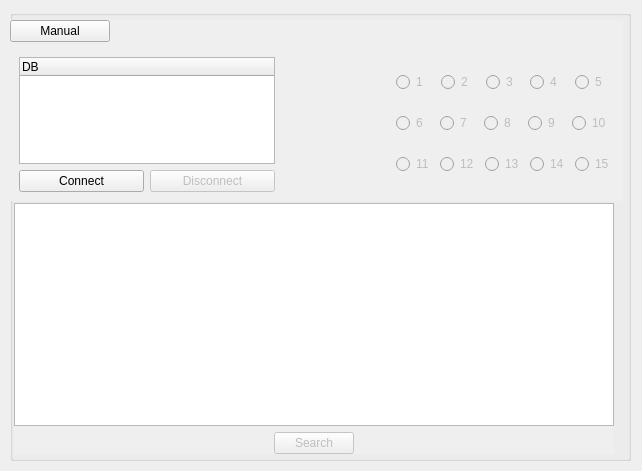
<?xml version="1.0" encoding="UTF-8"?>
<ui version="4.0">
 <class>MainWindow</class>
 <widget class="QMainWindow" name="MainWindow">
  <property name="geometry">
   <rect>
    <x>0</x>
    <y>0</y>
    <width>642</width>
    <height>471</height>
   </rect>
  </property>
  <property name="maximumSize">
   <size>
    <width>1000</width>
    <height>1000</height>
   </size>
  </property>
  <property name="sizeIncrement">
   <size>
    <width>500</width>
    <height>500</height>
   </size>
  </property>
  <property name="windowTitle">
   <string>MainWindow</string>
  </property>
  <property name="autoFillBackground">
   <bool>false</bool>
  </property>
  <widget class="QWidget" name="centralwidget">
   <property name="maximumSize">
    <size>
     <width>2000</width>
     <height>2000</height>
    </size>
   </property>
   <widget class="QGroupBox" name="groupBox">
    <property name="geometry">
     <rect>
      <x>10</x>
      <y>10</y>
      <width>621</width>
      <height>451</height>
     </rect>
    </property>
    <property name="autoFillBackground">
     <bool>true</bool>
    </property>
    <widget class="QWidget" name="widget_4" native="true">
     <property name="enabled">
      <bool>true</bool>
     </property>
     <property name="geometry">
      <rect>
       <x>0</x>
       <y>10</y>
       <width>613</width>
       <height>181</height>
      </rect>
     </property>
     <property name="minimumSize">
      <size>
       <width>500</width>
       <height>170</height>
      </size>
     </property>
     <property name="autoFillBackground">
      <bool>true</bool>
     </property>
     <layout class="QVBoxLayout" name="verticalLayout_5">
      <item>
       <widget class="QPushButton" name="Manual">
        <property name="maximumSize">
         <size>
          <width>100</width>
          <height>50</height>
         </size>
        </property>
        <property name="text">
         <string>Manual</string>
        </property>
       </widget>
      </item>
      <item>
       <widget class="QWidget" name="widget_2" native="true">
        <property name="autoFillBackground">
         <bool>true</bool>
        </property>
        <layout class="QHBoxLayout" name="horizontalLayout_2">
         <item>
          <layout class="QVBoxLayout" name="verticalLayout_3">
           <item>
            <widget class="QTreeWidget" name="DB_tree">
             <property name="autoFillBackground">
              <bool>true</bool>
             </property>
             <column>
              <property name="text">
               <string>DB</string>
              </property>
             </column>
            </widget>
           </item>
           <item>
            <layout class="QHBoxLayout" name="horizontalLayout">
             <item>
              <widget class="QPushButton" name="Connect_db">
               <property name="text">
                <string>Connect</string>
               </property>
              </widget>
             </item>
             <item>
              <widget class="QPushButton" name="Disconnect_db">
               <property name="enabled">
                <bool>false</bool>
               </property>
               <property name="text">
                <string>Disconnect</string>
               </property>
              </widget>
             </item>
            </layout>
           </item>
          </layout>
         </item>
         <item>
          <spacer name="horizontalSpacer">
           <property name="orientation">
            <enum>Qt::Horizontal</enum>
           </property>
           <property name="sizeHint" stdset="0">
            <size>
             <width>40</width>
             <height>20</height>
            </size>
           </property>
          </spacer>
         </item>
         <item>
          <layout class="QVBoxLayout" name="verticalLayout_2">
           <item>
            <layout class="QHBoxLayout" name="Layout_0">
             <item>
              <widget class="QRadioButton" name="req_1">
               <property name="enabled">
                <bool>false</bool>
               </property>
               <property name="text">
                <string>1</string>
               </property>
              </widget>
             </item>
             <item>
              <widget class="QRadioButton" name="req_2">
               <property name="enabled">
                <bool>false</bool>
               </property>
               <property name="text">
                <string>2</string>
               </property>
              </widget>
             </item>
             <item>
              <widget class="QRadioButton" name="req_3">
               <property name="enabled">
                <bool>false</bool>
               </property>
               <property name="text">
                <string>3</string>
               </property>
              </widget>
             </item>
             <item>
              <widget class="QRadioButton" name="req_4">
               <property name="enabled">
                <bool>false</bool>
               </property>
               <property name="text">
                <string>4</string>
               </property>
              </widget>
             </item>
             <item>
              <widget class="QRadioButton" name="req_5">
               <property name="enabled">
                <bool>false</bool>
               </property>
               <property name="text">
                <string>5</string>
               </property>
              </widget>
             </item>
            </layout>
           </item>
           <item>
            <layout class="QHBoxLayout" name="Layout_2">
             <property name="rightMargin">
              <number>3</number>
             </property>
             <item>
              <widget class="QRadioButton" name="req_6">
               <property name="enabled">
                <bool>false</bool>
               </property>
               <property name="text">
                <string>6</string>
               </property>
              </widget>
             </item>
             <item>
              <widget class="QRadioButton" name="req_7">
               <property name="enabled">
                <bool>false</bool>
               </property>
               <property name="text">
                <string>7</string>
               </property>
              </widget>
             </item>
             <item>
              <widget class="QRadioButton" name="req_8">
               <property name="enabled">
                <bool>false</bool>
               </property>
               <property name="text">
                <string>8</string>
               </property>
              </widget>
             </item>
             <item>
              <widget class="QRadioButton" name="req_9">
               <property name="enabled">
                <bool>false</bool>
               </property>
               <property name="text">
                <string>9</string>
               </property>
              </widget>
             </item>
             <item>
              <widget class="QRadioButton" name="req_10">
               <property name="enabled">
                <bool>false</bool>
               </property>
               <property name="text">
                <string>10</string>
               </property>
              </widget>
             </item>
            </layout>
           </item>
           <item>
            <layout class="QHBoxLayout" name="horizontalLayout_5">
             <item>
              <widget class="QRadioButton" name="req_11">
               <property name="enabled">
                <bool>false</bool>
               </property>
               <property name="text">
                <string>11</string>
               </property>
              </widget>
             </item>
             <item>
              <widget class="QRadioButton" name="req_12">
               <property name="enabled">
                <bool>false</bool>
               </property>
               <property name="text">
                <string>12</string>
               </property>
              </widget>
             </item>
             <item>
              <widget class="QRadioButton" name="req_13">
               <property name="enabled">
                <bool>false</bool>
               </property>
               <property name="text">
                <string>13</string>
               </property>
              </widget>
             </item>
             <item>
              <widget class="QRadioButton" name="req_14">
               <property name="enabled">
                <bool>false</bool>
               </property>
               <property name="text">
                <string>14</string>
               </property>
              </widget>
             </item>
             <item>
              <widget class="QRadioButton" name="req_15">
               <property name="enabled">
                <bool>false</bool>
               </property>
               <property name="text">
                <string>15</string>
               </property>
              </widget>
             </item>
            </layout>
           </item>
          </layout>
         </item>
        </layout>
       </widget>
      </item>
     </layout>
    </widget>
    <widget class="QWidget" name="widget" native="true">
     <property name="geometry">
      <rect>
       <x>4</x>
       <y>193</y>
       <width>600</width>
       <height>251</height>
      </rect>
     </property>
     <property name="minimumSize">
      <size>
       <width>600</width>
       <height>250</height>
      </size>
     </property>
     <property name="autoFillBackground">
      <bool>true</bool>
     </property>
     <layout class="QVBoxLayout" name="verticalLayout_4">
      <item>
       <widget class="QTableWidget" name="TableQuery"/>
      </item>
      <item>
       <layout class="QHBoxLayout" name="horizontalLayout_6">
        <item>
         <spacer name="horizontalSpacer_2">
          <property name="orientation">
           <enum>Qt::Horizontal</enum>
          </property>
          <property name="sizeHint" stdset="0">
           <size>
            <width>40</width>
            <height>20</height>
           </size>
          </property>
         </spacer>
        </item>
        <item>
         <widget class="QPushButton" name="QueryExecute">
          <property name="enabled">
           <bool>false</bool>
          </property>
          <property name="text">
           <string>Search</string>
          </property>
          <property name="checkable">
           <bool>false</bool>
          </property>
         </widget>
        </item>
        <item>
         <spacer name="horizontalSpacer_3">
          <property name="orientation">
           <enum>Qt::Horizontal</enum>
          </property>
          <property name="sizeHint" stdset="0">
           <size>
            <width>40</width>
            <height>20</height>
           </size>
          </property>
         </spacer>
        </item>
       </layout>
      </item>
     </layout>
    </widget>
   </widget>
  </widget>
 </widget>
 <resources/>
 <connections/>
</ui>
